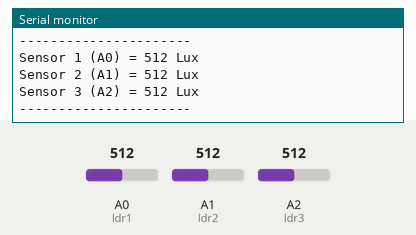
Simulated run of this sketch. Board: Arduino Leonardo, built with avr-gcc and run on an emulated ATmega32U4. On the bench: the last lines printed to the serial monitor. The test bench sets the inputs (shaded band); at power-on: A0 (ldr1) = 512, A1 (ldr2) = 512, A2 (ldr3) = 512. USB keyboard and mouse output is not drawn.

Above: at 1.3 s.
1.4 s: A0 (ldr1) set to 530
2.9 s: A1 (ldr2) set to 530
At 3.4 s:
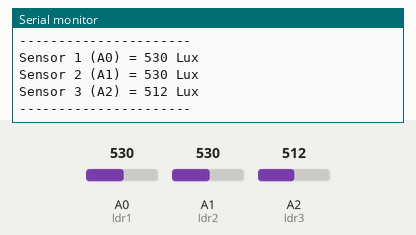
4.4 s: A2 (ldr3) set to 530
At 4.9 s:
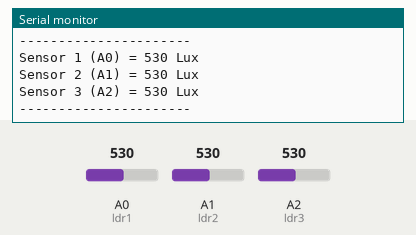
5.9 s: A0 (ldr1) set to 511
7.4 s: A1 (ldr2) set to 511
At 8.0 s:
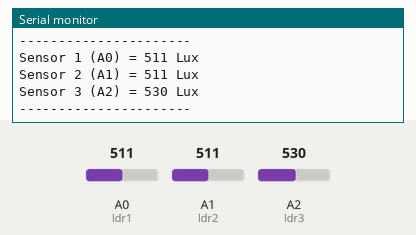
8.9 s: A2 (ldr3) set to 511
At 9.5 s:
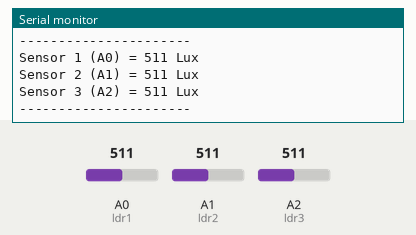
Timing chart, 0 to 11.4 s (numbered marks = the images above; inputs shaded):
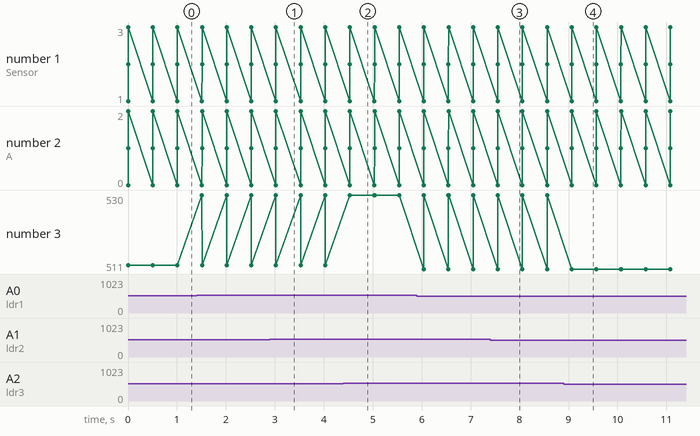

Measured:
- after the input at 2.9 s, the serial monitor: prints a new line after 0.12 s (image 1)
- after the input at 4.4 s, the serial monitor: prints a new line after 0.13 s (image 2)
- after the input at 7.4 s, the serial monitor: prints a new line after 0.15 s (image 3)
- after the input at 8.9 s, the serial monitor: prints a new line after 0.17 s (image 4)

The sketch:

main.ino
```cpp
#include <Keyboard.h>
//const int led = 13;
const int ldr1 = A0;
const int ldr2 = A1;
const int ldr3 = A2;
int pointer1;
int pointer2;
int pointer3;
void setup() {
  Serial.begin(9600);
  pinMode(ldr1, INPUT);
  pinMode(ldr2, INPUT);
  pinMode(ldr3, INPUT);
  //pinMode(LED_BUILTIN, OUTPUT);
  //pinMode(led,OUTPUT);
  Keyboard.begin();
}

void loop() {
  int ldr1Status = analogRead(ldr1);
  int ldr2Status = analogRead(ldr2);
  int ldr3Status = analogRead(ldr3);
  String Lux = " Lux";
  String sensor1 =  "Sensor 1 (A0) = ";
  String sensor2 =  "Sensor 2 (A1) = ";
  String sensor3 =  "Sensor 3 (A2) = ";
  Serial.println(sensor1+ldr1Status+Lux);
  Serial.println(sensor2+ldr2Status+Lux);
  Serial.println(sensor3+ldr3Status+Lux);

//************* SENSOR 1 ****************//
  if (ldr1Status <= 200) {
    pointer1 = 1;
    //Serial.print("Pointer 1 = "+pointer1);
  } else if( pointer1 == 1 && ldr1Status > 220){
          Serial.println("------> Entrou Sensor 1 <------");
          Keyboard.print("11\n");
          pointer1 = 0;
          }
//************* SENSOR 2 ****************//
  if (ldr2Status <= 500) {
    pointer2 = 1;
   // Serial.println("Pointer 2 = "+pointer2);
  } else if( pointer2 == 1 && ldr2Status > 520 ){
         Serial.println("------> Entrou Sensor 2<------");
         Keyboard.print("12\n");
         pointer2 = 0;
          }
//************* SENSOR 3 ****************//
  if (ldr3Status <= 400) {
    pointer3 = 1;
   // Serial.println("Pointer 3 = "+pointer3);
  } else if( pointer3 == 1 && ldr3Status > 500 ){
         Serial.println("------> Entrou Sensor 3<------");
         Keyboard.print("13\n");
         pointer3 = 0;
          }

  Keyboard.releaseAll();
  Serial.println("----------------------");
  delay(500);

} //End Loop
```
